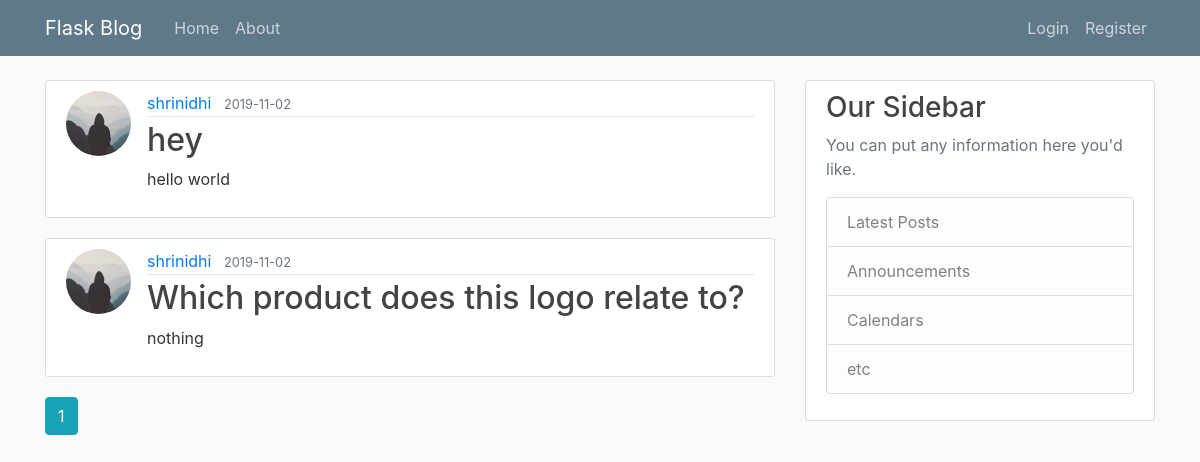
Page /home on the earlier database version.
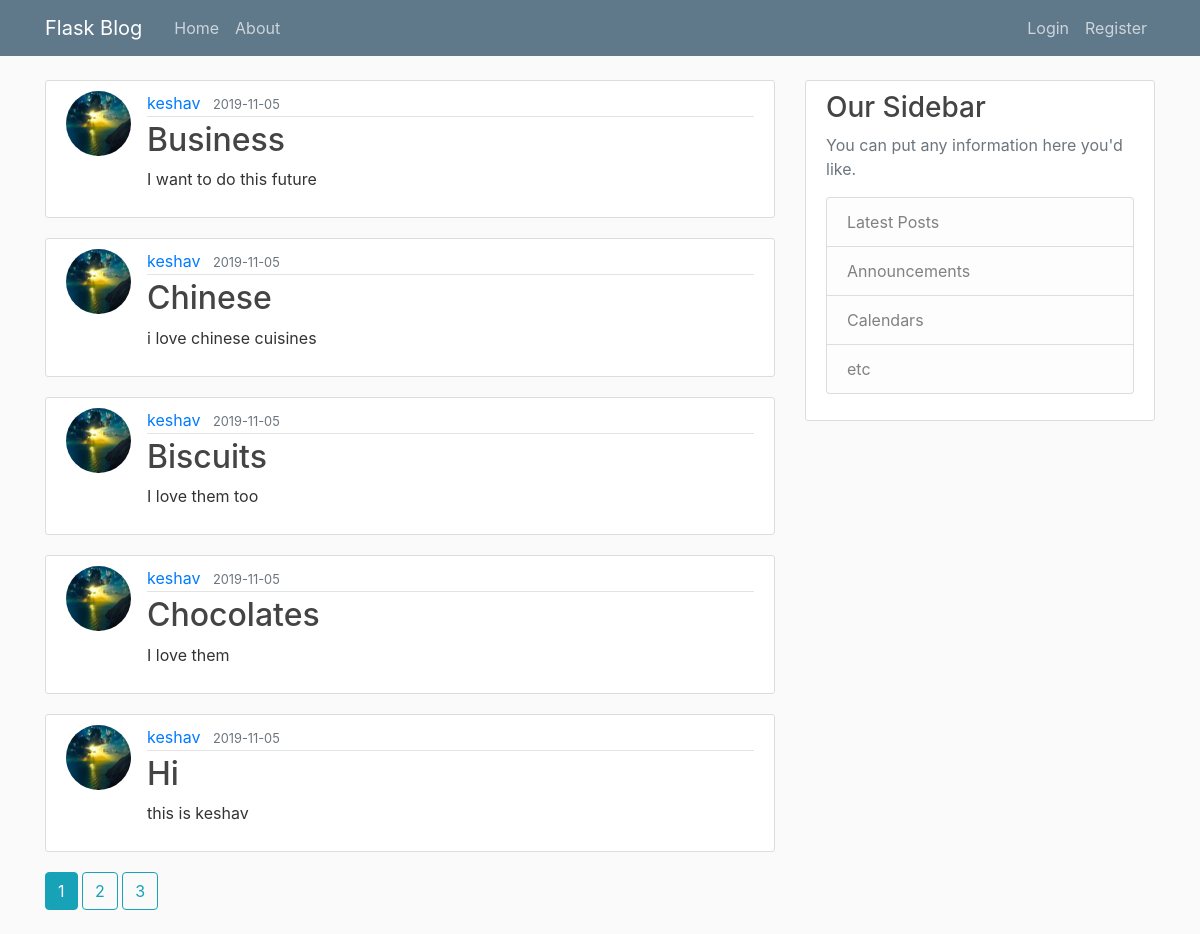
Same page on the later database version.
### flaskblog/models.py (models this page shows, shortened)
class Post(db.Model):
    id = db.Column(db.Integer, primary_key=True)
    title = db.Column(db.String(100), nullable=False)
    date_posted = db.Column(db.DateTime, nullable=False,
                            default=datetime.utcnow)
    content = db.Column(db.Text, nullable=False)
    user_id = db.Column(db.Integer, db.ForeignKey('user.id'), nullable=False)

class User(db.Model, UserMixin):
    id = db.Column(db.Integer, primary_key=True)
    username = db.Column(db.String(20), unique=True, nullable=False)
    email = db.Column(db.String(120), unique=True, nullable=False)
    image_file = db.Column(db.String(20), nullable=False,
                           default='default.jpg')
    password = db.Column(db.String(60), nullable=False)
    posts = db.relationship('Post', backref='author', lazy=True)

### flaskblog/routes.py (the view)
@app.route("/")
@app.route("/home")
def home():
    page = request.args.get('page', 1, type=int)
    posts = Post.query.order_by(
        Post.date_posted.desc()).paginate(page=page, per_page=5)
    return render_template('home.html', posts=posts)

### flaskblog/templates/home.html
{% extends "layout.html" %}
{% block content %}
{% for post in posts.items %}
<article class="media content-section">
  <img class="rounded-circle article-img"
    src="{{ url_for('static', filename='profilepics/' + post.author.image_file) }}">
  <div class="media-body">
    <div class="article-metadata">
      <a class="mr-2" href="{{ url_for('user_posts', username=post.author.username) }}">{{ post.author.username }}</a>
      <small class="text-muted">{{ post.date_posted.strftime('%Y-%m-%d') }}</small>
    </div>
    <h2><a class="article-title" href="{{ url_for('post', post_id=post.id) }}">{{ post.title }}</a></h2>
    <p class="article-content">{{ post.content }}</p>
  </div>
</article>
{% endfor %}
{% for page_num in posts.iter_pages(left_edge=1, right_edge=1, left_current=1, right_current=2) %}
{% if page_num %}
{% if posts.page == page_num %}
<a class="btn btn-info mb-4" href="{{ url_for('home', page=page_num) }}">{{ page_num }}</a>
{% else %}
<a class="btn btn-outline-info mb-4" href="{{ url_for('home', page=page_num) }}">{{ page_num }}</a>
{% endif %}
{% else %}
...
{% endif %}
{% endfor %}
{% endblock content %}

Differences in the rows shown:
no longer on this page (row unchanged): Post: image_file (placeholder picture), author.username "shrinidhi", date_posted "2019-11-02", title "hey", content "hello world"
no longer on this page (row unchanged): Post: image_file (placeholder picture), author.username "shrinidhi", date_posted "2019-11-02", title "Which product does this logo relate to?", content "nothing"
added Post: image_file (picture), author.username "keshav", date_posted "2019-11-05", title "Business", content "I want to do this future"
added Post: image_file (picture), author.username "keshav", date_posted "2019-11-05", title "Chinese", content "i love chinese cuisines"
added Post: image_file (picture), author.username "keshav", date_posted "2019-11-05", title "Biscuits", content "I love them too"
added Post: image_file (picture), author.username "keshav", date_posted "2019-11-05", title "Chocolates", content "I love them"
added Post: image_file (picture), author.username "keshav", date_posted "2019-11-05", title "Hi", content "this is keshav"
Other differences:
new list line: "2"
new list line: "3"
